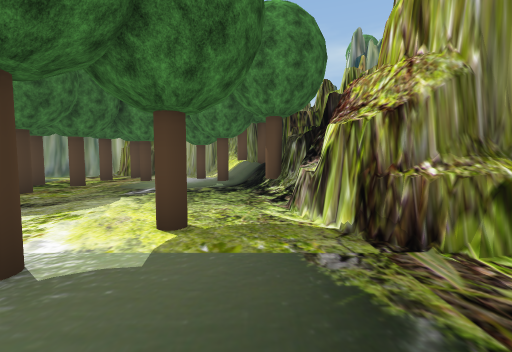
view 1 (above)

16 first-person views from a walk through a 3-D level made in the Unity game engine. The camera is 1.4 m above the floor, tilts 4° down and sees 90° across. The floor is counted in squares, 2 m on a side. Each view is taken from the middle of a square. On the plan, view 1 faces up. The plan holds only what a view shows up to about 9 squares ahead; the rest is blank. The place goes on beyond the plan. Some trees and plants on the terrain are drawn as simple stand-ins. The player character is not drawn.

view 2
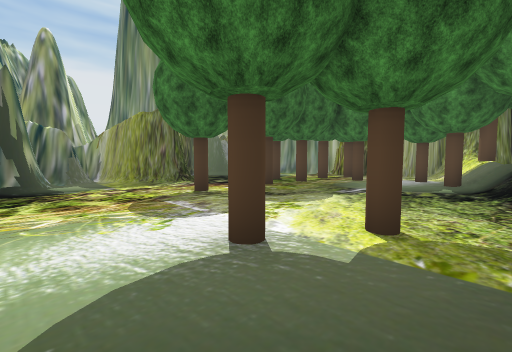

view 3
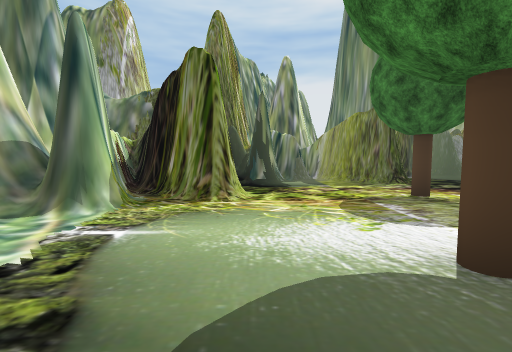

view 4
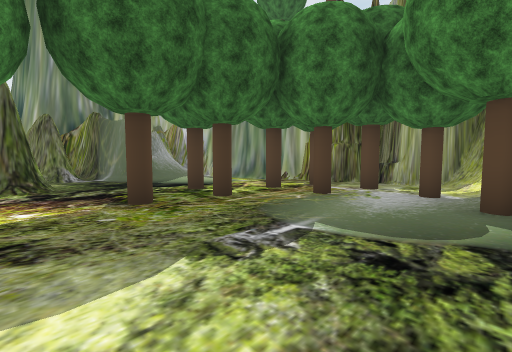

view 5
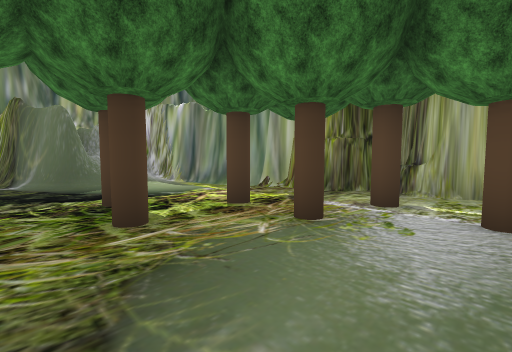

view 6
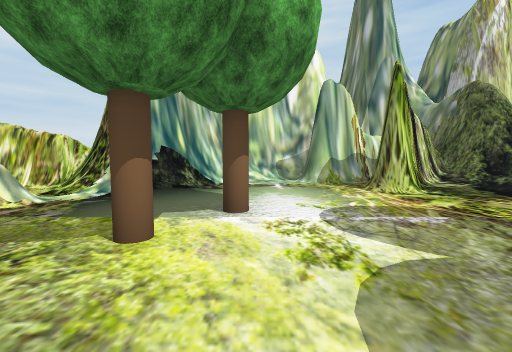

view 7
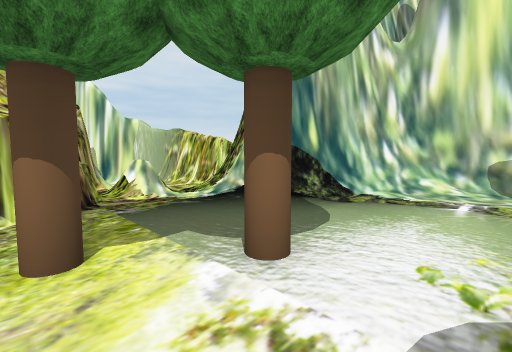

view 8
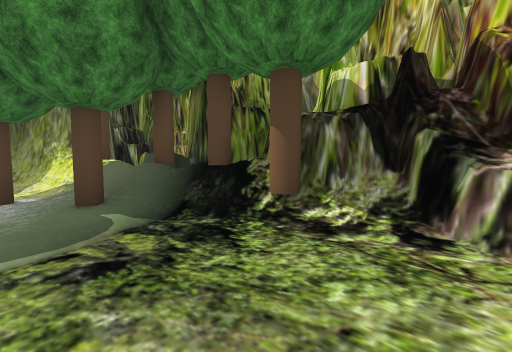

view 9
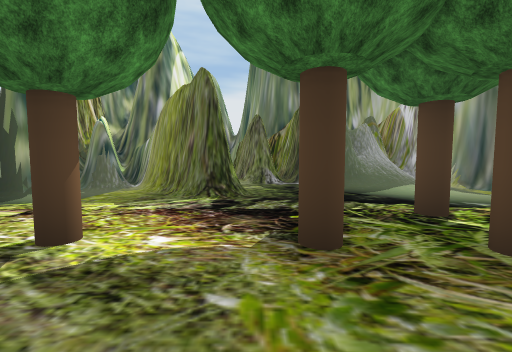

view 10
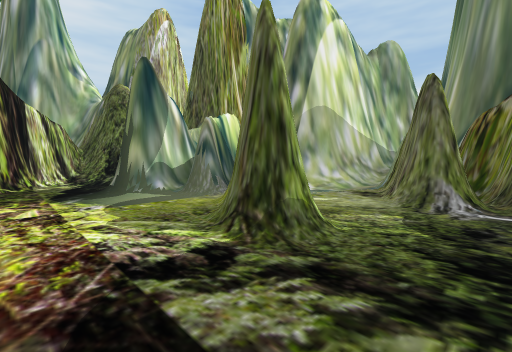

view 11
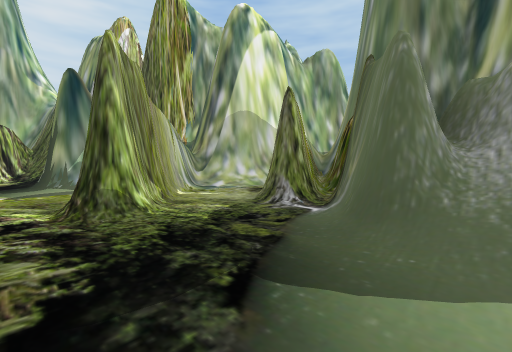

view 12
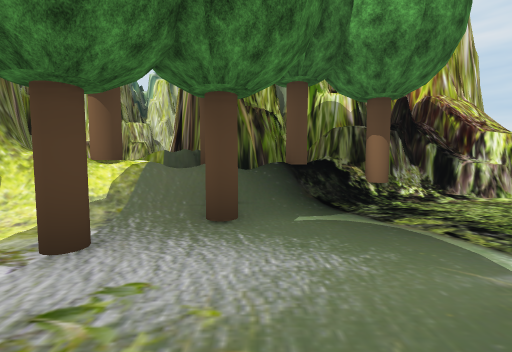

view 13
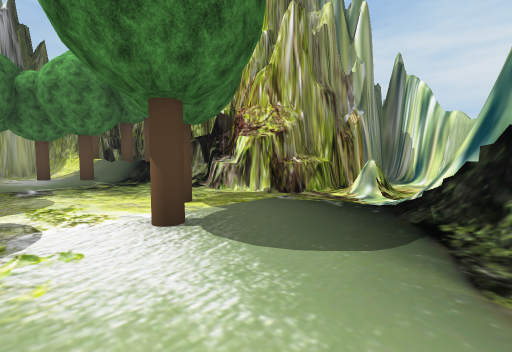

view 14
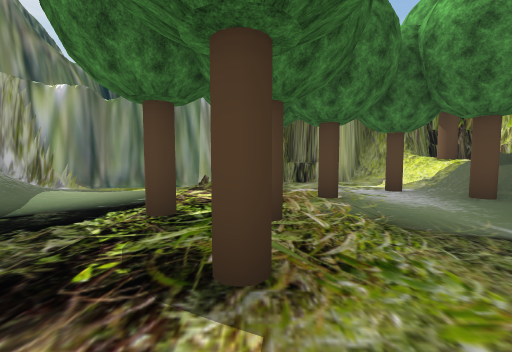

view 15
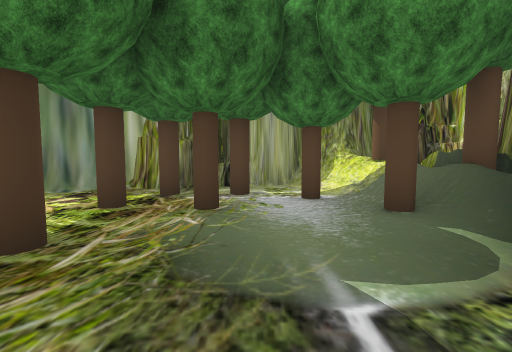

view 16
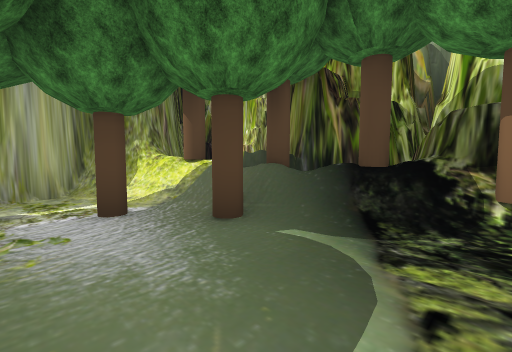

### Floor plan
Key: @ floor where view 1 was taken; # wall or solid block; . main floor; : floor 0.25 m higher than the main floor; / step, stairs or slope; = window, fence, low wall or low ledge; ^ raised ledge; T tree.
Columns run from 12 left of view 1 to 6 right of it. Each row starts with its distance up from view 1.
 13               #
 12        #######^#
 11    #####...##  #
 10  ###/..T.T.T^^#
  9  #//...TT.T.T##
  8  ##/.......T/##
  7  ##/..TT....:^#
  6 ##/........./T#
  5 ##/./..T.....##
  4 #../#........#
  3 #//##..T...T.##
  2 ####......T...^####
  1   ##..........=/./#
  0    ##../....@//./##
 -1    #/./#.../######
 -2    ##/###./##
 -3     #####//##
 -4         ####

Where each view was taken, in squares from view 1:
view 1: 0 up, 0 right, facing up
view 2: 0 up, 0 right, facing up-left
view 3: 0 up, 0 right, facing left
view 4: 4 up, 1 left, facing up-left
view 5: 6 up, 2 left, facing up-left
view 6: 5 up, 2 left, facing down
view 7: 3 up, 3 left, facing down-right
view 8: 4 up, 2 left, facing up-right
view 9: 5 up, 3 left, facing left
view 10: 6 up, 6 left, facing down-left
view 11: 8 up, 7 left, facing down-left
view 12: 8 up, 4 left, facing right
view 13: 1 down, 3 left, facing up-right
view 14: 4 up, 5 left, facing up
view 15: 5 up, 3 left, facing up
view 16: 6 up, 3 left, facing up-right
